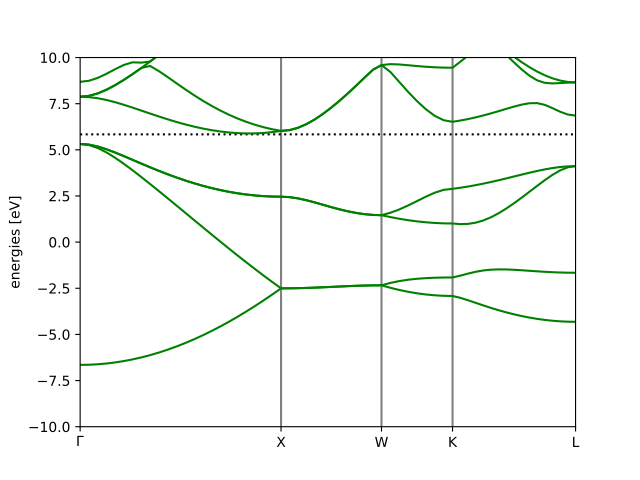

Write the Python code that produced this figure.
# Creates: bandstructure.png
"""Band structure tutorial

Calculate the band structure of Si along high symmetry directions
Brillouin zone
"""
# P1
from ase.build import bulk
from gpaw import GPAW, PW, FermiDirac

# Perform standard ground state calculation (with plane wave basis)
si = bulk('Si', 'diamond', 5.43)
calc = GPAW(mode=PW(200),
            xc='PBE',
            kpts=(8, 8, 8),
            random=True,  # random guess (needed if many empty bands required)
            occupations=FermiDirac(0.01),
            txt='Si_gs.txt')
si.calc = calc
si.get_potential_energy()
calc.write('Si_gs.gpw')
# P2
# Restart from ground state and fix potential:
calc = GPAW('Si_gs.gpw',
            nbands=16,
            fixdensity=True,
            symmetry='off',
            kpts={'path': 'GXWKL', 'npoints': 60},
            convergence={'bands': 8})

calc.get_potential_energy()

# P3
bs = calc.band_structure()

bs.plot(filename='bandstructure.pdf', show=True, emax=10.0)
